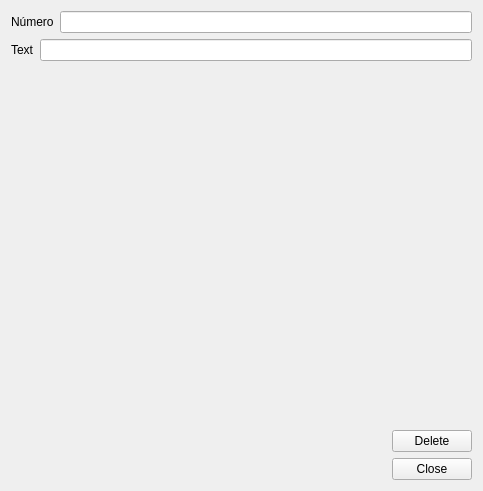
<?xml version="1.0" encoding="UTF-8"?>
<ui version="4.0">
 <class>MyForm</class>
 <widget class="QWidget" name="MyForm">
  <property name="geometry">
   <rect>
    <x>0</x>
    <y>0</y>
    <width>483</width>
    <height>491</height>
   </rect>
  </property>
  <property name="windowTitle">
   <string>Form</string>
  </property>
  <property name="inputMethodHints">
   <set>Qt::ImhNone</set>
  </property>
  <layout class="QHBoxLayout" name="horizontalLayout_4">
   <item>
    <layout class="QVBoxLayout" name="verticalLayout_3">
     <item>
      <layout class="QHBoxLayout" name="horizontalLayout_2">
       <item>
        <widget class="QLabel" name="label_2">
         <property name="text">
          <string>Número</string>
         </property>
        </widget>
       </item>
       <item>
        <widget class="QLineEdit" name="lineEdit">
         <property name="styleSheet">
          <string notr="true">color: rgb(170, 0, 0);</string>
         </property>
         <property name="inputMethodHints">
          <set>Qt::ImhNone</set>
         </property>
         <property name="inputMask">
          <string>9999999999</string>
         </property>
         <property name="text">
          <string/>
         </property>
        </widget>
       </item>
      </layout>
     </item>
     <item>
      <layout class="QHBoxLayout" name="horizontalLayout">
       <item>
        <widget class="QLabel" name="label">
         <property name="text">
          <string>Text</string>
         </property>
        </widget>
       </item>
       <item>
        <widget class="QLineEdit" name="lineEdit_2">
         <property name="styleSheet">
          <string notr="true">color: rgb(0, 0, 255);</string>
         </property>
         <property name="inputMask">
          <string>aaaaaaaaaa</string>
         </property>
         <property name="text">
          <string/>
         </property>
         <property name="maxLength">
          <number>10</number>
         </property>
        </widget>
       </item>
      </layout>
     </item>
     <item>
      <layout class="QHBoxLayout" name="horizontalLayout_3">
       <item>
        <spacer name="horizontalSpacer">
         <property name="orientation">
          <enum>Qt::Horizontal</enum>
         </property>
         <property name="sizeHint" stdset="0">
          <size>
           <width>40</width>
           <height>20</height>
          </size>
         </property>
        </spacer>
       </item>
       <item>
        <layout class="QVBoxLayout" name="verticalLayout_2">
         <item>
          <spacer name="verticalSpacer">
           <property name="orientation">
            <enum>Qt::Vertical</enum>
           </property>
           <property name="sizeHint" stdset="0">
            <size>
             <width>20</width>
             <height>40</height>
            </size>
           </property>
          </spacer>
         </item>
         <item>
          <layout class="QVBoxLayout" name="verticalLayout">
           <item>
            <widget class="QPushButton" name="pushButton_2">
             <property name="text">
              <string>Delete</string>
             </property>
            </widget>
           </item>
           <item>
            <widget class="QPushButton" name="pushButton">
             <property name="text">
              <string>Close</string>
             </property>
            </widget>
           </item>
          </layout>
         </item>
        </layout>
       </item>
      </layout>
     </item>
    </layout>
   </item>
  </layout>
 </widget>
 <resources/>
 <connections>
  <connection>
   <sender>pushButton_2</sender>
   <signal>released()</signal>
   <receiver>lineEdit_2</receiver>
   <slot>clear()</slot>
   <hints>
    <hint type="sourcelabel">
     <x>399</x>
     <y>351</y>
    </hint>
    <hint type="destinationlabel">
     <x>336</x>
     <y>127</y>
    </hint>
   </hints>
  </connection>
  <connection>
   <sender>pushButton_2</sender>
   <signal>released()</signal>
   <receiver>lineEdit</receiver>
   <slot>clear()</slot>
   <hints>
    <hint type="sourcelabel">
     <x>434</x>
     <y>345</y>
    </hint>
    <hint type="destinationlabel">
     <x>336</x>
     <y>83</y>
    </hint>
   </hints>
  </connection>
  <connection>
   <sender>pushButton</sender>
   <signal>released()</signal>
   <receiver>MyForm</receiver>
   <slot>close()</slot>
   <hints>
    <hint type="sourcelabel">
     <x>424</x>
     <y>399</y>
    </hint>
    <hint type="destinationlabel">
     <x>342</x>
     <y>430</y>
    </hint>
   </hints>
  </connection>
 </connections>
</ui>
